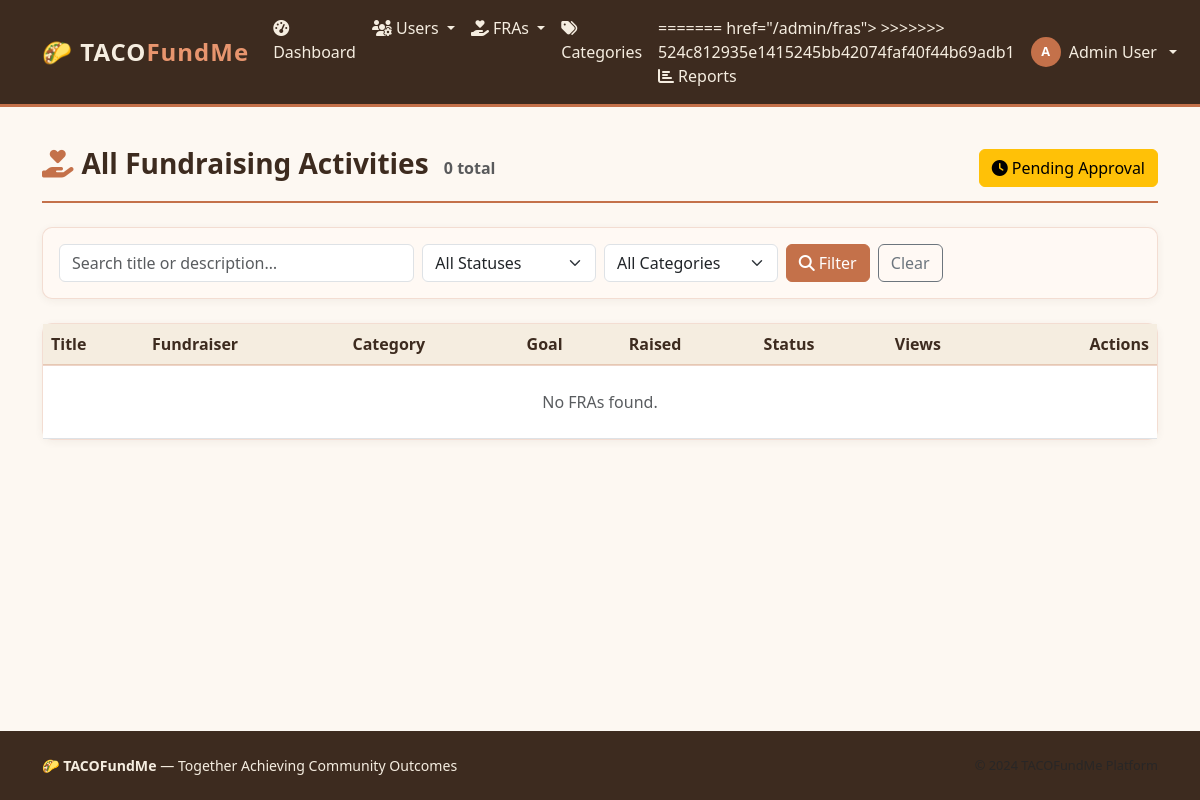
Before: /admin/fras (signed in) with the older database file.
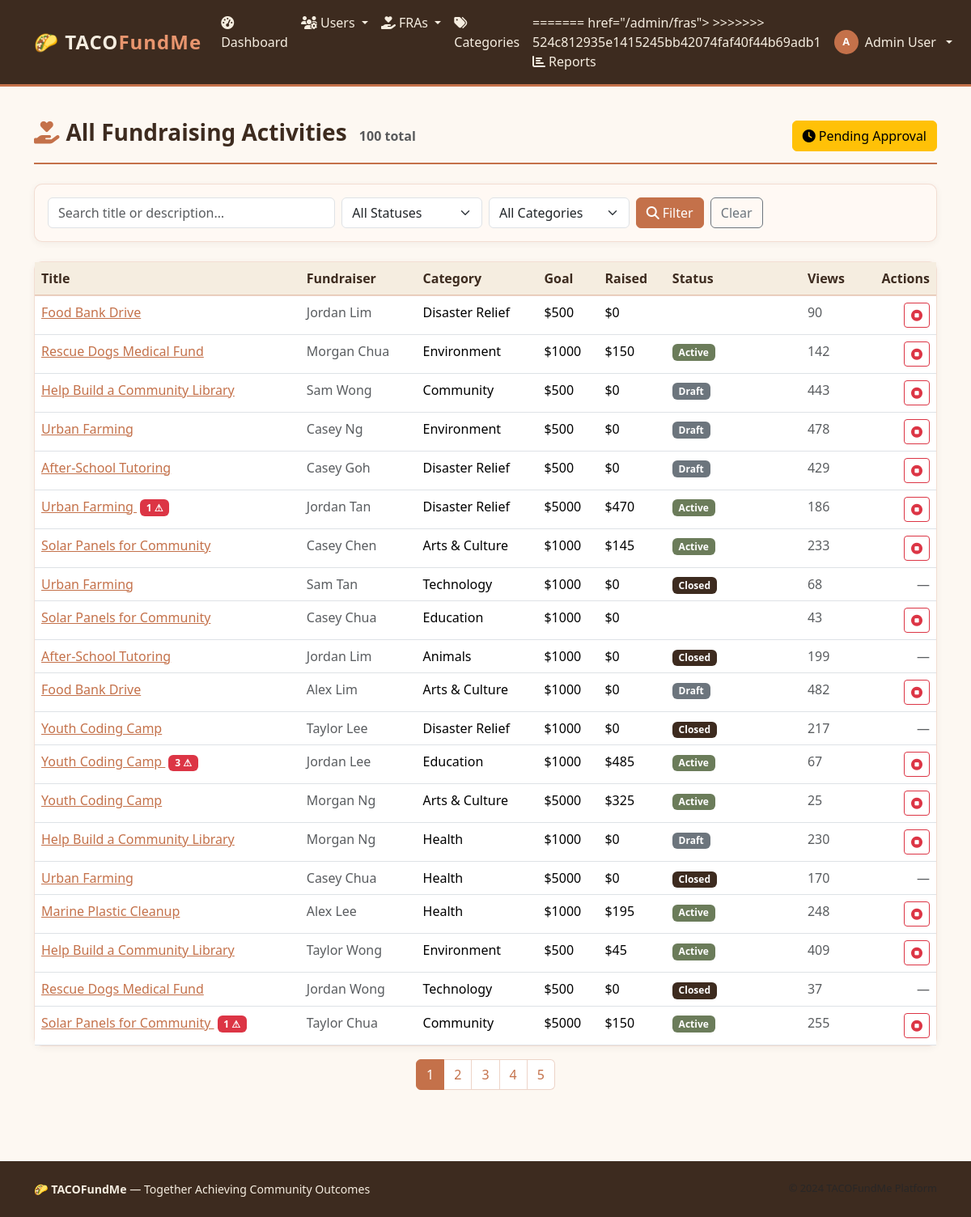
After: the same page with the newer database file.
### tables this page shows
CREATE TABLE fras (
            id            INTEGER PRIMARY KEY AUTOINCREMENT,
            title         TEXT    NOT NULL,
            description   TEXT    NOT NULL DEFAULT '',
            category_id   INTEGER REFERENCES categories(id) ON DELETE SET NULL,
            monetary_goal REAL    NOT NULL DEFAULT 0,
            view_count    INTEGER NOT NULL DEFAULT 0,
            favorite_count INTEGER NOT NULL DEFAULT 0,
            status        TEXT    NOT NULL DEFAULT 'draft',
            image_url     TEXT,
            created_by    INTEGER NOT NULL REFERENCES users(id) ON DELETE CASCADE,
            created_at    TEXT    NOT NULL,
            updated_at    TEXT    NOT NULL
        );

CREATE TABLE users (
            id         INTEGER PRIMARY KEY AUTOINCREMENT,
            full_name  TEXT    NOT NULL,
            email      TEXT    NOT NULL UNIQUE,
            password   TEXT    NOT NULL,
            role       TEXT    NOT NULL DEFAULT 'donee',
            bio        TEXT,
            phone      TEXT,
            address    TEXT,
            is_active  INTEGER NOT NULL DEFAULT 1,
            created_at TEXT    NOT NULL,
            last_login TEXT
        );

CREATE TABLE categories (
            id          INTEGER PRIMARY KEY AUTOINCREMENT,
            name        TEXT    NOT NULL UNIQUE,
            description TEXT,
            created_at  TEXT    NOT NULL DEFAULT (datetime('now'))
        );

### boundary/routes.py (the view)
@app.route('/admin/fras')
@admin_required
def admin_fras():
    search = request.args.get('q', '')
    status = request.args.get('status', '')
    cat_id = request.args.get('category_id', '')
    page = max(1, request.args.get('page', 1, type=int))
    fras, total = AdminController.list_fras(
        search, status or None, int(cat_id) if cat_id else None, page
    )
    pages = max(1, (total + 19) // 20)
    cats = CategoryController.list_all()   # Boundary → Control → Entity
    return render_template('admin/fras.html',
                           fras=fras, total=total, pages=pages,
                           search=search, status=status, cat_id=cat_id,
                           categories=cats, page=page)

### boundary/routes.py (called while the page is built)
def login_required(f):
    @wraps(f)
    def decorated(*args, **kwargs):
        if 'user_id' not in session:
            flash('Please log in to continue.', 'warning')
            return redirect(url_for('login'))
        return f(*args, **kwargs)
    return decorated

def admin_required(f):
    @wraps(f)
    @login_required
    def decorated(*args, **kwargs):
        if session.get('role') != 'admin':
            flash('Admin access required.', 'danger')
            return redirect(url_for('dashboard'))
        return f(*args, **kwargs)
    return decorated

### templates/admin/fras.html (shortened to what this page needs)
{% extends "base.html" %}
{% block content %}
<div class="page-header d-flex justify-content-between align-items-center">
  <h1><i class="fa fa-hand-holding-heart me-2 text-clay"></i>All Fundraising Activities
    <small class="fs-6 text-muted ms-2">{{ total }} total</small>
  </h1>
  <a href="{{ url_for('admin_approvals') }}" class="btn btn-warning">
    <i class="fa fa-clock me-1"></i>Pending Approval
  </a>
</div>
<div class="card mb-4">
  <div class="card-body py-3">
    <form method="GET" class="row g-2 align-items-end">
      <div class="col-md-4">
        <input type="search" name="q" class="form-control"
               value="{{ search }}" placeholder="Search title or description…">
      </div>
      <div class="col-md-2">
        <select name="status" class="form-select">
          <option value="">All Statuses</option>
        </select>
      </div>
      <div class="col-md-2">
        <select name="category_id" class="form-select">
          <option value="">All Categories</option>
        </select>
      </div>
      <div class="col-auto">
        <button type="submit" class="btn btn-primary">
          <i class="fa fa-search me-1"></i>Filter
        </button>
        <a href="{{ url_for('admin_fras') }}" class="btn btn-outline-secondary ms-1">Clear</a>
      </div>
    </form>
  </div>
</div>
<div class="card">
  <div class="table-responsive">
    <table class="table table-hover mb-0">
      <thead>
        <tr>
          <th>Title</th><th>Fundraiser</th><th>Category</th>
          <th>Goal</th><th>Raised</th><th>Status</th>
          <th>Views</th><th class="text-end">Actions</th>
        </tr>
      </thead>
      <tbody>
        {% for f in fras %}
        <tr>
          <td>
            <a href="{{ url_for('fra_detail', fra_id=f.id) }}"
               target="_blank" title="{{ f.title }}">
              {{ f.title[:40] }}{% if f.title|length > 40 %}…{% endif %}
            </a>
            {% if f.report_count and f.report_count > 0 %}
              <span class="badge bg-danger ms-1" title="{{ f.report_count }} pending report(s)">
                {{ f.report_count }} ⚠
              </span>
            {% endif %}
          </td>
          <td class="text-muted">{{ f.fundraiser_name }}</td>
          <td>{{ f.category_name or '—' }}</td>
          <td>${{ "%.0f"|format(f.monetary_goal) }}</td>
          <td>${{ "%.0f"|format(f.amount_raised or 0) }}</td>
          <td>
            <span class="badge badge-status-{{ f.status }}">
              {{ f.status|replace('_',' ')|title }}
            </span>
          </td>
          <td class="text-muted">{{ f.view_count }}</td>
          <td class="text-end">
            {% if f.status != 'closed' %}
            <form method="POST" action="{{ url_for('admin_close_fra', fra_id=f.id) }}"
                  class="d-inline"
                  onsubmit="return confirm('Force-close this FRA?')">
              <button class="btn btn-sm btn-outline-danger">
                <i class="fa fa-stop-circle"></i>
              </button>
            </form>
            {% else %}
            <span class="text-muted">—</span>
            {% endif %}
          </td>
        </tr>
        {% else %}
        <tr><td colspan="8" class="text-center text-muted py-4">No FRAs found.</td></tr>
        {% endfor %}
      </tbody>
    </table>
  </div>
</div>
{% if pages > 1 %}
<nav class="mt-3">
  <ul class="pagination justify-content-center">
    {% for p in range(1, pages + 1) %}
    <li class="page-item {% if p == page %}active{% endif %}">
      <a class="page-link"
         href="{{ url_for('admin_fras', q=search, status=status, category_id=cat_id, page=p) }}">
        {{ p }}
      </a>
    </li>
    {% endfor %}
  </ul>
</nav>
{% endif %}
{% endblock %}

Changed rows visible on the page:
added fras: title "Food Bank Drive", fundraiser_name "Jordan Lim", name "Disaster Relief", monetary_goal "500", amount_raised "0", view_count "90", status "pending_approval" (drawn)
added fras: title "Rescue Dogs Medical Fund", fundraiser_name "Morgan Chua", name "Environment", monetary_goal "1000", amount_raised "150", status "Active", view_count "142"
added fras: title "Help Build a Community Library", fundraiser_name "Sam Wong", name "Community", monetary_goal "500", amount_raised "0", status "Draft", view_count "443"
added fras: title "Urban Farming", fundraiser_name "Casey Ng", name "Environment", monetary_goal "500", amount_raised "0", status "Draft", view_count "478"
added fras: title "After-School Tutoring", fundraiser_name "Casey Goh", name "Disaster Relief", monetary_goal "500", amount_raised "0", status "Draft", view_count "429"
added fras: title "Urban Farming", report_count "1", fundraiser_name "Jordan Tan", name "Disaster Relief", monetary_goal "5000", amount_raised "470", status "Active", view_count "186"
added fras: title "Solar Panels for Community", fundraiser_name "Casey Chen", name "Arts & Culture", monetary_goal "1000", amount_raised "145", status "Active", view_count "233"
added fras: title "Urban Farming", fundraiser_name "Sam Tan", name "Technology", monetary_goal "1000", amount_raised "0", status "Closed", view_count "68"
added fras: title "Solar Panels for Community", fundraiser_name "Casey Chua", name "Education", monetary_goal "1000", amount_raised "0", view_count "43", status "pending_approval" (drawn)
added fras: title "After-School Tutoring", fundraiser_name "Jordan Lim", name "Animals", monetary_goal "1000", amount_raised "0", status "Closed", view_count "199"
added fras: title "Food Bank Drive", fundraiser_name "Alex Lim", name "Arts & Culture", monetary_goal "1000", amount_raised "0", status "Draft", view_count "482"
added fras: title "Youth Coding Camp", fundraiser_name "Taylor Lee", name "Disaster Relief", monetary_goal "1000", amount_raised "0", status "Closed", view_count "217"
added fras: title "Youth Coding Camp", report_count "3", fundraiser_name "Jordan Lee", name "Education", monetary_goal "1000", amount_raised "485", status "Active", view_count "67"
added fras: title "Youth Coding Camp", fundraiser_name "Morgan Ng", name "Arts & Culture", monetary_goal "5000", amount_raised "325", status "Active", view_count "25"
added fras: title "Help Build a Community Library", fundraiser_name "Morgan Ng", name "Health", monetary_goal "1000", amount_raised "0", status "Draft", view_count "230"
added fras: title "Urban Farming", fundraiser_name "Casey Chua", name "Health", monetary_goal "5000", amount_raised "0", status "Closed", view_count "170"
added fras: title "Marine Plastic Cleanup", fundraiser_name "Alex Lee", name "Health", monetary_goal "1000", amount_raised "195", status "Active", view_count "248"
added fras: title "Help Build a Community Library", fundraiser_name "Taylor Wong", name "Environment", monetary_goal "500", amount_raised "45", status "Active", view_count "409"
added fras: title "Rescue Dogs Medical Fund", fundraiser_name "Jordan Wong", name "Technology", monetary_goal "500", amount_raised "0", status "Closed", view_count "37"
added fras: title "Solar Panels for Community", report_count "1", fundraiser_name "Taylor Chua", name "Community", monetary_goal "5000", amount_raised "150", status "Active", view_count "255"
Other visible differences:
{{ total }}: "0" → "100"
new list line: "1"
new list line: "2"
new list line: "3"
new list line: "4"
new list line: "5"
text no longer shown: "No FRAs found."
